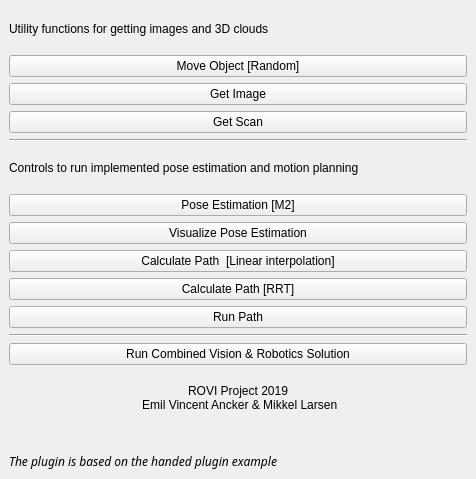
<?xml version="1.0" encoding="UTF-8"?>
<ui version="4.0">
 <class>SamplePlugin</class>
 <widget class="QDockWidget" name="SamplePlugin">
  <property name="geometry">
   <rect>
    <x>0</x>
    <y>0</y>
    <width>476</width>
    <height>479</height>
   </rect>
  </property>
  <property name="windowTitle">
   <string>ROVI Project Controls</string>
  </property>
  <widget class="QWidget" name="dockWidgetContents">
   <layout class="QVBoxLayout" name="verticalLayout_2">
    <item>
     <layout class="QVBoxLayout" name="verticalLayout">
      <item>
       <widget class="QLabel" name="label_2">
        <property name="maximumSize">
         <size>
          <width>16777215</width>
          <height>40</height>
         </size>
        </property>
        <property name="text">
         <string>Utility functions for getting images and 3D clouds</string>
        </property>
       </widget>
      </item>
      <item>
       <widget class="QPushButton" name="_btn_random">
        <property name="text">
         <string>Move Object [Random]</string>
        </property>
       </widget>
      </item>
      <item>
       <widget class="QPushButton" name="_btn_im">
        <property name="text">
         <string>Get Image</string>
        </property>
       </widget>
      </item>
      <item>
       <widget class="QPushButton" name="_btn_scan">
        <property name="text">
         <string>Get Scan</string>
        </property>
       </widget>
      </item>
      <item>
       <widget class="Line" name="line">
        <property name="orientation">
         <enum>Qt::Horizontal</enum>
        </property>
       </widget>
      </item>
      <item>
       <widget class="QLabel" name="label">
        <property name="maximumSize">
         <size>
          <width>16777215</width>
          <height>40</height>
         </size>
        </property>
        <property name="text">
         <string>Controls to run implemented pose estimation and motion planning</string>
        </property>
       </widget>
      </item>
      <item>
       <widget class="QPushButton" name="_btn_m2">
        <property name="text">
         <string>Pose Estimation [M2]</string>
        </property>
       </widget>
      </item>
      <item>
       <widget class="QPushButton" name="_btn_showPose">
        <property name="text">
         <string>Visualize Pose Estimation</string>
        </property>
       </widget>
      </item>
      <item>
       <widget class="QPushButton" name="_btn_run">
        <property name="text">
         <string>Calculate Path  [Linear interpolation]</string>
        </property>
       </widget>
      </item>
      <item>
       <widget class="QPushButton" name="_btn_rrt">
        <property name="text">
         <string>Calculate Path [RRT]</string>
        </property>
       </widget>
      </item>
      <item>
       <widget class="QPushButton" name="_btn1">
        <property name="text">
         <string>Run Path</string>
        </property>
       </widget>
      </item>
      <item>
       <widget class="Line" name="line_2">
        <property name="orientation">
         <enum>Qt::Horizontal</enum>
        </property>
       </widget>
      </item>
      <item>
       <widget class="QPushButton" name="_btn_solve">
        <property name="text">
         <string>Run Combined Vision &amp;&amp; Robotics Solution</string>
        </property>
       </widget>
      </item>
      <item>
       <widget class="QLabel" name="_label">
        <property name="text">
         <string>ROVI Project 2019 
 Emil Vincent Ancker &amp; Mikkel Larsen</string>
        </property>
        <property name="alignment">
         <set>Qt::AlignCenter</set>
        </property>
       </widget>
      </item>
      <item>
       <widget class="QLabel" name="label_3">
        <property name="maximumSize">
         <size>
          <width>16777215</width>
          <height>40</height>
         </size>
        </property>
        <property name="font">
         <font>
          <family>Ubuntu Condensed</family>
          <italic>true</italic>
         </font>
        </property>
        <property name="text">
         <string>The plugin is based on the handed plugin example</string>
        </property>
        <property name="alignment">
         <set>Qt::AlignBottom|Qt::AlignLeading|Qt::AlignLeft</set>
        </property>
       </widget>
      </item>
     </layout>
    </item>
   </layout>
  </widget>
 </widget>
 <resources/>
 <connections/>
</ui>
